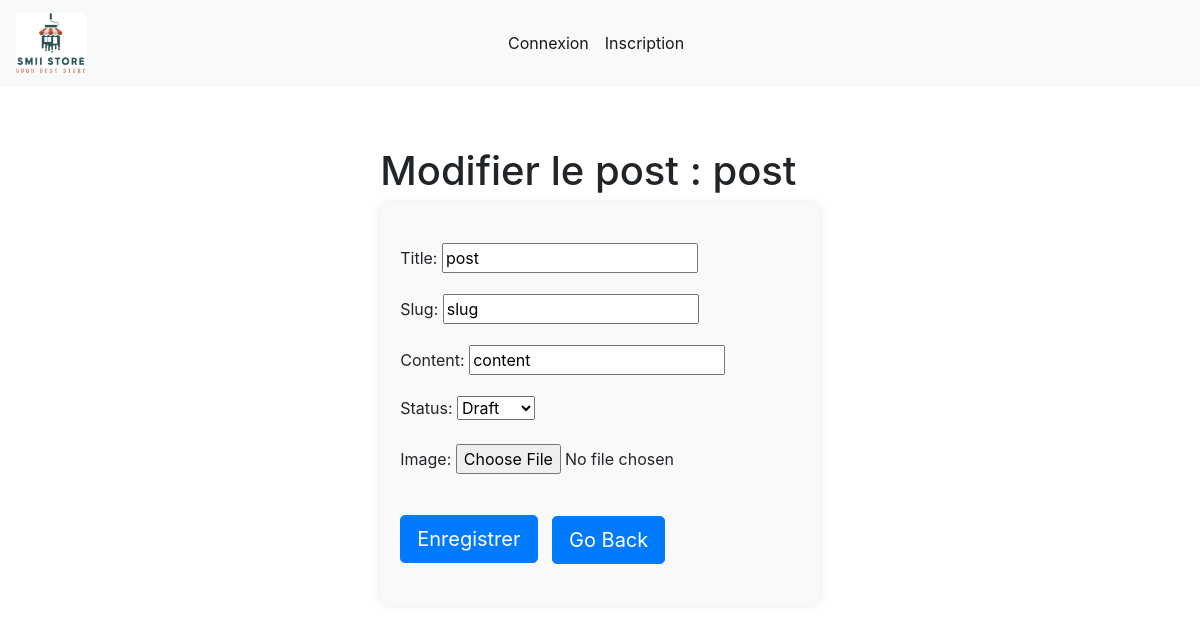
Screenshot of /blog/5/ModifierPost with the database file from the repository.
### blog/models.py (models this page shows, shortened)
class Post(models.Model):
    title = models.CharField(max_length=200, unique=True)
    slug = models.SlugField(max_length=200, unique=True)
    author = models.ForeignKey(User, on_delete= models.CASCADE,related_name='blog_posts')
    updated_on = models.DateTimeField(auto_now= True)
    content = models.TextField()
    created_on = models.DateTimeField(auto_now_add=True)
    status = models.IntegerField(choices=STATUS, default=0)
    image=models.ImageField(blank=True)
    class Meta:
        ordering = ['-created_on']

### blog/views.py (the view)
# urls.py: path('<int:pk>/ModifierPost', ModifierPost.as_view(), name='modifier_post'),
class ModifierPost(UpdateView):
    model = Post
    template_name = 'blog/post/modifier_post.html'
    form_class = PostForm
    success_url = reverse_lazy('liste_posts')

### blog/forms.py
class PostForm(forms.ModelForm):
    class Meta:
        model = Post
        fields = ['title', 'slug', 'content', 'status', 'image']
        widgets = {
            'title': forms.TextInput(attrs={'class': 'title-class'}),
            'slug': forms.TextInput(attrs={'class': 'slug-class'}),
            'content': forms.TextInput(attrs={'class': 'content-class'}),
            'status': forms.Select(attrs={'class': 'status-class'}),
            'image': forms.FileInput(attrs={'class': 'image-class'}),
        }

### templates/blog/post/modifier_post.html (shortened to what this page needs)
{% extends "mysite/base.html" %}
{% load static %}
{% block styles %}
<link rel='stylesheet' type='text/css' media='screen' href="{% static 'css/editpost.css'%}">
{% endblock styles %}
{% block content %}
<div class="row justify-content-center content" >
    <div class="col-xs-6">
        <h1 >Modifier le post : {{ post.title }}</h1>
        <div class="custom-form-style">
            <form method="post" enctype="multipart/form-data">
                {{ form.as_p }}
                <button type="submit" class="btn btn-primary btn-lg">Enregistrer</button>
                <a href="{% url 'liste_posts' %}" class="btn btn-primary btn-lg">Go Back</a>
            </form>
        </div>
    </div>
</div>
{% endblock %}

### static/css/editpost.css (style rules this page uses)
.custom-form-style { background-color: #f9f9f9; padding: 20px; border-radius: 10px; box-shadow: 0 0 10px rgba(0, 0, 0, 0.1); }
.custom-form-style form { margin-top: 20px; }
.custom-form-style form button { margin-top: 20px; }
.custom-form-style form button.btn-primary { background-color: #007bff; border-color: #007bff; margin-bottom: 5.5%; }
.custom-form-style form a.btn-primary { margin-left: 10px; }

### rows the page displays
Post: title "post", slug "slug", content "content", status "Draft"
